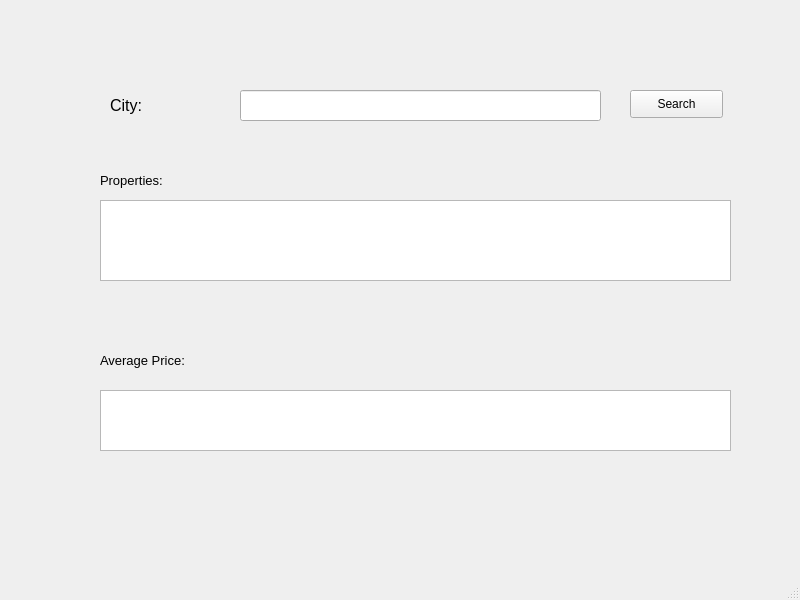
<?xml version="1.0" encoding="UTF-8"?>
<ui version="4.0">
 <class>CityProperty</class>
 <widget class="QMainWindow" name="CityProperty">
  <property name="geometry">
   <rect>
    <x>0</x>
    <y>0</y>
    <width>800</width>
    <height>600</height>
   </rect>
  </property>
  <property name="windowTitle">
   <string>MainWindow</string>
  </property>
  <widget class="QWidget" name="centralwidget">
   <widget class="QLabel" name="label_2">
    <property name="geometry">
     <rect>
      <x>100</x>
      <y>170</y>
      <width>111</width>
      <height>21</height>
     </rect>
    </property>
    <property name="font">
     <font>
      <pointsize>10</pointsize>
     </font>
    </property>
    <property name="text">
     <string>Properties:</string>
    </property>
   </widget>
   <widget class="QLabel" name="label">
    <property name="geometry">
     <rect>
      <x>110</x>
      <y>90</y>
      <width>201</width>
      <height>31</height>
     </rect>
    </property>
    <property name="font">
     <font>
      <pointsize>12</pointsize>
     </font>
    </property>
    <property name="text">
     <string>City:</string>
    </property>
   </widget>
   <widget class="QLineEdit" name="DevelopmentLine">
    <property name="geometry">
     <rect>
      <x>240</x>
      <y>90</y>
      <width>361</width>
      <height>31</height>
     </rect>
    </property>
   </widget>
   <widget class="QLabel" name="label_3">
    <property name="geometry">
     <rect>
      <x>100</x>
      <y>350</y>
      <width>111</width>
      <height>21</height>
     </rect>
    </property>
    <property name="font">
     <font>
      <pointsize>10</pointsize>
     </font>
    </property>
    <property name="text">
     <string>Average Price:</string>
    </property>
   </widget>
   <widget class="QTextBrowser" name="Pricetext">
    <property name="geometry">
     <rect>
      <x>100</x>
      <y>390</y>
      <width>631</width>
      <height>61</height>
     </rect>
    </property>
   </widget>
   <widget class="QListView" name="listView">
    <property name="geometry">
     <rect>
      <x>100</x>
      <y>200</y>
      <width>631</width>
      <height>81</height>
     </rect>
    </property>
   </widget>
   <widget class="QPushButton" name="Searchbutton">
    <property name="geometry">
     <rect>
      <x>630</x>
      <y>90</y>
      <width>93</width>
      <height>28</height>
     </rect>
    </property>
    <property name="text">
     <string>Search</string>
    </property>
   </widget>
  </widget>
  <widget class="QMenuBar" name="menubar">
   <property name="geometry">
    <rect>
     <x>0</x>
     <y>0</y>
     <width>800</width>
     <height>26</height>
    </rect>
   </property>
  </widget>
  <widget class="QStatusBar" name="statusbar"/>
 </widget>
 <resources/>
 <connections/>
</ui>
